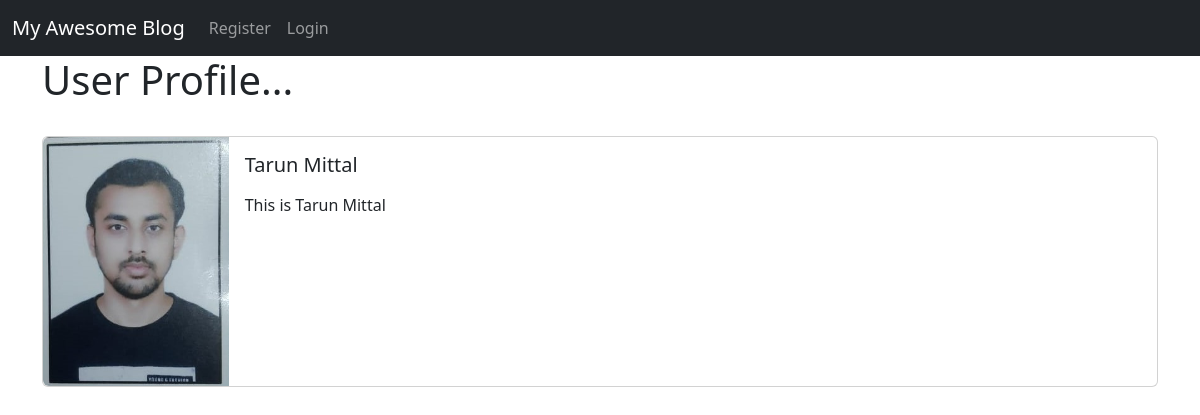
/members/1/profile/, run on the app's committed database.
### theblog/models.py (models this page shows, shortened)
class Profile(models.Model):
    user=models.OneToOneField(User,null=True,on_delete=models.CASCADE)
    bio=models.TextField()
    profile_pic=models.ImageField(null=True,blank=True,upload_to='images/')
    website_url=models.CharField(max_length=255,null=True,blank=True)
    fb_url=models.CharField(max_length=255,null=True,blank=True)
    twitter_url=models.CharField(max_length=255,null=True,blank=True)
    instagram_url=models.CharField(max_length=255,null=True,blank=True)
    pinterest_url=models.CharField(max_length=255,null=True,blank=True)

### members/views.py (the view)
# urls.py: path('<int:pk>/profile/',ShowProfilePageView.as_view(),name='show_profile_page'),
class ShowProfilePageView(DetailView):
    model=Profile
    template_name='registration/user_profile.html'
    def get_context_data(self,*args,**kwargs):
          context=super(ShowProfilePageView,self).get_context_data(*args,**kwargs)
          page_user=get_object_or_404(Profile,id=self.kwargs['pk'])
          context["page_user"] =page_user
          return context

### members/templates/registration/user_profile.html (shortened to what this page needs)
{%extends 'basic.html'%}
{% load static %}
{%block body%}
<h1> User Profile... </h1>
<br/>
<div class="card mb-3">
    <div class="row g-0">
        <div class="col-md-2">
            {% if page_user.profile_pic %}
            <img src="{{page_user.profile_pic.url}}" class="img-fluid rounded-start" width=200 height=200>
            {%else%}
            <img src="{% static 'theblog/images/default-profile-account-unknown-icon-black-silhouette-free-vector.jpg' %}"
                class="img-fluid rounded-start" width=100 height=100>
            {%endif%}
        </div>
        <div class="col-md-10">
            <div class="card-body">
                <h5 class="card-title">{{page_user.user.first_name}} {{page_user.user.last_name}}</h5>
                <p class="small text-muted">
                <p class="card-text">{{page_user.bio}}</p>
            </div>
        </div>
    </div>
</div>
{% endblock %}

### data on the page
Profile: profile_pic (picture), user.first_name "Tarun", user.last_name "Mittal", bio "This is Tarun Mittal"
